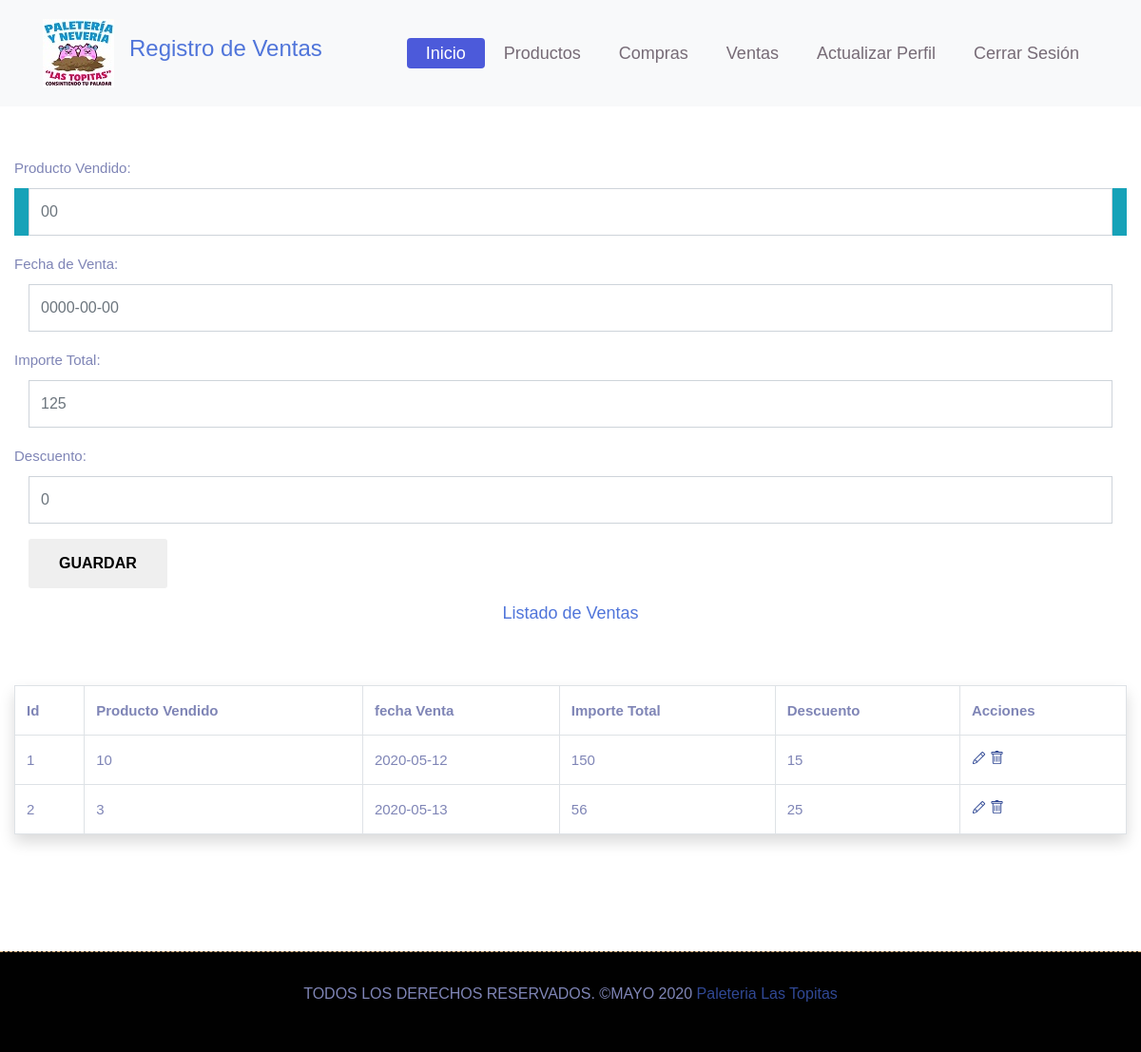
The page /ventas.php (signed in) on the database its author committed.
### tables this page shows
CREATE TABLE `ventas` (
  `idVentas` int(11) NOT NULL,
  `totalProductoVendido` int(5) DEFAULT NULL,
  `fechaVenta` date DEFAULT NULL,
  `importeTotal` int(5) DEFAULT NULL,
  `descuento` double DEFAULT NULL
);

### views/ventas.view.php (the view, shortened to what this page needs)
<?php
include_once '../Cruds/CrudV.php';
?>
<!DOCTYPE html>
<html lang="en">
<head>
    <link rel="stylesheet" href="../css/bootstrap.min.css">
    <link rel="stylesheet" href="../css/style.css">
	<link rel="stylesheet" href="../css/responsive.css">
</head>
<body>
<header class="top-navbar">
		<nav class="navbar navbar-expand-lg navbar-light bg-light">
			<div class="container">
				<a class="navbar-brand" href="../index.php">
					<img src="../images/logo.jpg" alt="" />
        </a>
        <div class="text-center ba">
  <h1 class="titPrin">Registro de Ventas</h1>
</div>
				<div class="collapse navbar-collapse" id="navbars-rs-food">
					<ul class="navbar-nav ml-auto">
						<li class="nav-item active"><a class="nav-link" href="../index.php">Inicio</a></li>
					<li class="nav-item"><a class="nav-link" href="producto.php">Productos</a></li>
						<li class="nav-item"><a class="nav-link" href="compras.php">Compras</a></li>
						<li class="nav-item"><a class="nav-link" href="ventas.php">Ventas</a></li>
						<li class="nav-item"><a class="nav-link" href="../actualizarperfil.php">Actualizar Perfil</a></li>
	          <li class="nav-item"><a class="nav-link" href="../Cerrar.php">Cerrar Sesión</a></li>
					</ul>
				</div>
			</div>
		</nav>
	</header>
<br></br>
<br></br>
<br></br>
<div class="container-fluid ">
 <form method="post">
    <div class="form-group obtds">
        <label class="control-label tamla" for="totalProductoVendido">Producto Vendido:</label>
       <div class="col bg-info">
         <input type="text" class="form-control text-uppercase" id='totalProductoVendido' name="totalProductoVendido" placeholder="00"
           value="<?php  if(isset($_GET['editar'])) echo $getROW['totalProductoVendido'];  ?>" />
       </div>
    </div>
    <div class="form-group obtds">
       <label class="control-label tamla" for="fechaVenta">Fecha de Venta:</label>
       <div class="col">
          <input type="text" class="form-control text-uppercase" name="fechaVenta" placeholder="0000-00-00"
          value="<?php if(isset($_GET['editar'])) echo $getROW['fechaVenta'];  ?>" />
       </div>
    </div>
    <div class="form-group obtds">
       <label class="control-label tamla" for="importeTotal">Importe Total:</label>
       <div class="col">
          <input type="text" class="form-control text-uppercase" name="importeTotal" placeholder="125"
          value="<?php if(isset($_GET['editar'])) echo $getROW['importeTotal'];  ?>" />
       </div>
    </div>
    <div class="form-group obtds">
       <label class="control-label tamla" for="descuento">Descuento:</label>
       <div class="col">
          <input type="text" class="form-control text-uppercase" name="descuento" placeholder="0"
          value="<?php if(isset($_GET['editar'])) echo $getROW['descuento'];  ?>" />
       </div>
    </div>
    <div class="form-group">
       <?php
        if(isset($_GET['editar']))
         {
       ?>
       <div class="col-12">
          <button type="submit" class="btn btncamf" name="actualizar">Actualizar</button>
         </div>
      <?php
     }
     else
     {
      ?>
      <div class="col-12">
        <button type="submit" class="btn btncamf" name="guardar">Guardar</button>
      </div>
      <?php
     }
     ?>
    </div>
 </form>
 <?php
  include_once '../Cruds/Db.php';
  $filtro="SELECT * FROM ventas order by idVentas";
  $SQL = $MySQLiconn->query($filtro);
?>
 <h3 class="textoTa text-center">Listado de Ventas</h3><BR></BR>
 <table class="table table-hover table-bordered shadow p-3 mb-5 bg-white rounded">
   <tr class="tabTit">
       <th>Id</th>
       <th>Producto Vendido</th>
       <th>fecha Venta</th>
       <th>Importe Total</th>
       <th>Descuento</th>
       <th>Acciones</th>
    </tr>
  <?php
  while($row=$SQL->fetch_array())
   {
 ?>
       <tr class="tabCont">
         <td><?php echo $row['idVentas']; ?></td>
         <td><?php echo $row['totalProductoVendido']; ?></td>
         <td><?php echo $row['fechaVenta']; ?></td>
         <td><?php echo $row['importeTotal']; ?></td>
         <td><?php echo $row['descuento']; ?></td>
         <td>
           <a href="?editar=<?php
            echo $row['idVentas'];
             ?>" onclick="return confirm('¿Deseas Editarlo ?'); ">
           </a>
           <a href="?eliminar=<?php echo $row['idVentas']; ?>" onclick="return confirm('¿Seguro deseas eliminarlo?'); ">
         </a>
       </td>
       </tr>
       <?php
   }
   ?>
 </table>
</div>
<br><br>
<div class="copyright">
			<div class="container">
				<div class="row">
					<div class="col-lg-12">
						<p class="company-name">TODOS LOS DERECHOS RESERVADOS. &copy;MAYO 2020 <a href="#">Paleteria Las Topitas</a>
					</div>
				</div>
			</div>
		</div>
</body>
</html>

### css/style.css (style rules this page uses)
body { color: #7f85b6; font-size: 15px; font-family: 'Athiti', sans-serif; line-height: 1.80857; }
a { color: #1f1f1f; text-decoration: none !important; outline: none !important; -webkit-transition: all .3s ease-in-out; -moz-transition: all .3s ease-in-out; -ms-transition: all .3s ease-in-out; -o-transition: all .3s ease-in-out; transition: all .3s ease-in-out; }
h1, h2, h3, h4, h5, h6 { letter-spacing: 0; font-weight: normal; position: relative; padding: 0 0 10px 0; font-weight: normal; line-height: 120% !important; color: #5075da; margin: 0 }
h1 { font-size: 24px }
h3 { font-size: 18px }
a { color: #304894; text-decoration: none; outline: none; }
a, .btn { text-decoration: none !important; outline: none !important; -webkit-transition: all .3s ease-in-out; -moz-transition: all .3s ease-in-out; -ms-transition: all .3s ease-in-out; -o-transition: all .3s ease-in-out; transition: all .3s ease-in-out; }
ul, li, ol { list-style: none; margin: 0px; padding: 0px; }
.top-navbar { position: relative; z-index: 10; }
.top-navbar .navbar { padding: 15px 0px; position: fixed; width: 100%; transition: height .3s ease-out, background .3s ease-out, box-shadow .3s ease-out; -webkit-transform: translate3d(0, 0, 0); transform: translate3d(0, 0, 0); z-index: 100; }
.top-navbar .navbar-light .navbar-nav .nav-link { color: #1b071996; font-size: 18px; padding: 0px 20px; border-radius: 4px; }
.top-navbar .navbar-light .navbar-nav .nav-item.active .nav-link { background: #4c5ada; color: #ffffff; border-radius: 4px; }
.btn { text-transform: uppercase; padding: 19px 36px; }
.btn { display: inline-block; font-weight: 600; text-align: center; white-space: nowrap; vertical-align: middle; -webkit-user-select: none; -moz-user-select: none; -ms-user-select: none; user-select: none; border: 2px solid transparent; padding: 12px 30px; font-size: 16px; line-height: 1.5; border-radius: .1875rem; transition: color .15s ease-in-out, background-color .15s ease-in-out, border-color .15s ease-in-out, box-shadow .15s ease-in-out; }
.copyright { margin-top: 20px; position: relative; display: block; background-color: #010101; border-top: 1px dashed rgba(207, 166, 113); padding: 30px 0; z-index: 1; }
.copyright .company-name { font-size: 16px; text-align: center; }
.copyright .company-name a { font-size: 16px; }
.form-control { border-radius: 0px; min-height: 50px; }

### rows shown on the page
ventas: idVentas "1", totalProductoVendido "10", fechaVenta "2020-05-12", importeTotal "150", descuento "15"
ventas: idVentas "2", totalProductoVendido "3", fechaVenta "2020-05-13", importeTotal "56", descuento "25"
